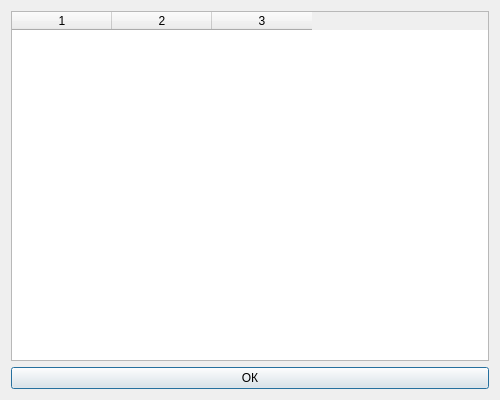
<?xml version="1.0" encoding="UTF-8"?>
<ui version="4.0">
 <class>FullStatsDialog</class>
 <widget class="QDialog" name="FullStatsDialog">
  <property name="geometry">
   <rect>
    <x>0</x>
    <y>0</y>
    <width>500</width>
    <height>400</height>
   </rect>
  </property>
  <property name="windowTitle">
   <string>Полная статистика</string>
  </property>
  <layout class="QVBoxLayout" name="verticalLayout">
   <item>
    <widget class="QTableWidget" name="tableWidget">
     <property name="columnCount">
      <number>3</number>
     </property>
     <property name="horizontalHeaderLabels">
      <stringlist>
       <string>Символ</string>
       <string>Вхождения</string>
       <string>Частота (%)</string>
      </stringlist>
     </property>
     <property name="editTriggers">
      <enum>QAbstractItemView::NoEditTriggers</enum>
     </property>
     <property name="selectionBehavior">
      <enum>QAbstractItemView::SelectRows</enum>
     </property>
    </widget>
   </item>
   <item>
    <widget class="QPushButton" name="btnOk">
     <property name="text">
      <string>ОК</string>
     </property>
    </widget>
   </item>
  </layout>
 </widget>
 <resources/>
 <connections/>
</ui>
